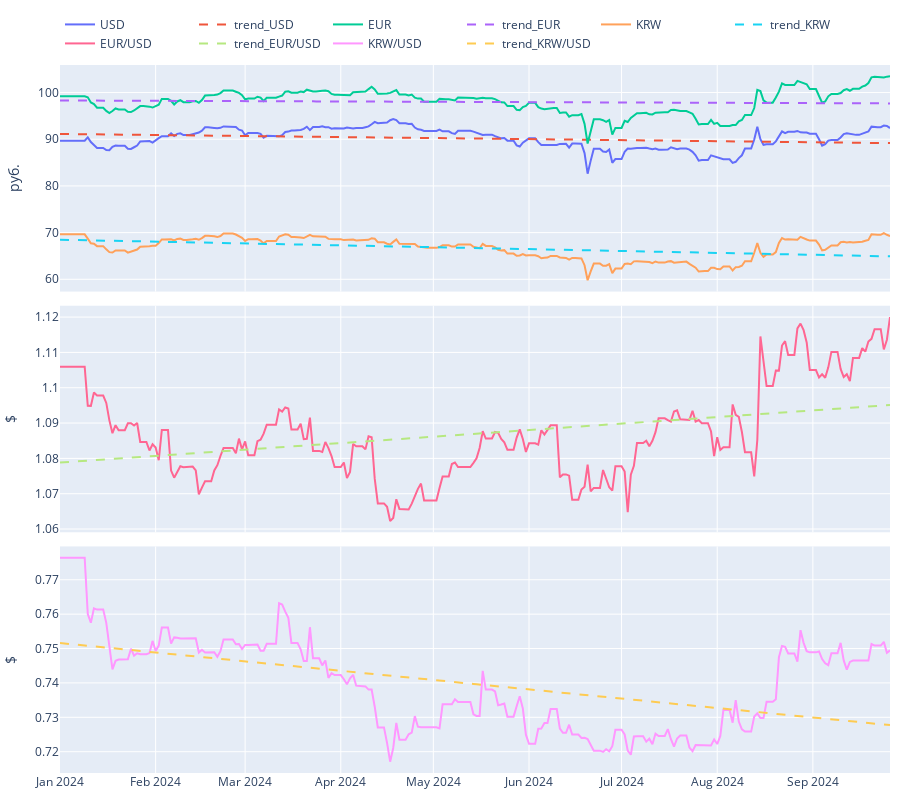

The notebook cell this image was saved under:
### Markdown cell above
1. Точность моделей для кросс-курсов лучше, чем для отдельных валют относительно рубля. Это можно объяснить тем, что кросс-курсы могут быть более стабильны, так как они отражают относительное изменение между двумя валютами, а не их взаимодействие с третьей (рублем).
2. Модели для USD, EUR и KRW относительно рубля имеют высокие значения ошибок (MSE и MAE) и низкие значения R², что указывает на слабое соответствие тренда реальным данным.
3. Для более точного предсказания валютных курсов относительно рубля, требуется более сложная модель, включающая дополнительные переменные, такие как макроэкономические показатели, цены на нефть и другие факторы.

### Code cell
fig = make_subplots(rows=3, cols=1, shared_xaxes=True, vertical_spacing=0.02)

fig.add_trace(go.Scatter(x=df['date'], y=df['USD'], name='USD'), row=1, col=1)
fig.add_trace(go.Scatter(x=df['date'], y=df['trend_USD'], name='trend_USD', line=dict(dash='dash')), row=1, col=1)
fig.add_trace(go.Scatter(x=df['date'], y=df['EUR'], name='EUR'), row=1, col=1)
fig.add_trace(go.Scatter(x=df['date'], y=df['trend_EUR'], name='trend_EUR', line=dict(dash='dash')), row=1, col=1)
fig.add_trace(go.Scatter(x=df['date'], y=df['KRW'], name='KRW'), row=1, col=1)
fig.add_trace(go.Scatter(x=df['date'], y=df['trend_KRW'], name='trend_KRW', line=dict(dash='dash')), row=1, col=1)
fig.add_trace(go.Scatter(x=df['date'], y=df['EUR/USD'], name='EUR/USD'), row=2, col=1)
fig.add_trace(go.Scatter(x=df['date'], y=df['trend_EUR/USD'], name='trend_EUR/USD', line=dict(dash='dash')), row=2, col=1)
fig.add_trace(go.Scatter(x=df['date'], y=df['KRW/USD'], name='KRW/USD'), row=3, col=1)
fig.add_trace(go.Scatter(x=df['date'], y=df['trend_KRW/USD'], name='trend_KRW/USD', line=dict(dash='dash')), row=3, col=1)
fig.update_layout(margin=dict(l=10, r=10, t=30, b=10),
                  legend=dict(orientation='h', yanchor='bottom', x=0, y=1.01),
                  height=800,
                  # width=1000
                )
fig.update_traces(hoverinfo='all', hovertemplate='Дата и время: %{x}<br>Курс: %{y:.2f}руб.', row=1, col=1)
fig.update_traces(hoverinfo='all', hovertemplate='Дата и время: %{x}<br>Курс: %{y:.2f}$.', row=2, col=1)
fig.update_traces(hoverinfo='all', hovertemplate='Дата и время: %{x}<br>Курс: %{y:.2f}$.', row=3, col=1)
fig.update_yaxes(title_text='руб.', row=1, col=1)
fig.update_yaxes(title_text='$', row=2, col=1)
fig.update_yaxes(title_text='$', row=3, col=1)

### Figure 1 — Plotly figure (JSON) as saved in the notebook; plotly's stock layout.template omitted (floating-point values rounded to 4 significant figures; data arrays with more than 128 entries replaced by an {"elided": "..."} marker saying what was removed)
{"data": [{"hoverinfo": "all", "hovertemplate": "Дата и время: %{x}<br>Курс: %{y:.2f}руб.", "name": "USD", "type": "scatter", "x": {"elided": "270 str values"}, "xaxis": "x", "y": {"elided": "270 float values"}, "yaxis": "y"}, {"hoverinfo": "all", "hovertemplate": "Дата и время: %{x}<br>Курс: %{y:.2f}руб.", "line": {"dash": "dash"}, "name": "trend_USD", "type": "scatter", "x": {"elided": "270 str values"}, "xaxis": "x", "y": {"elided": "270 float values"}, "yaxis": "y"}, {"hoverinfo": "all", "hovertemplate": "Дата и время: %{x}<br>Курс: %{y:.2f}руб.", "name": "EUR", "type": "scatter", "x": {"elided": "270 str values"}, "xaxis": "x", "y": {"elided": "270 float values"}, "yaxis": "y"}, {"hoverinfo": "all", "hovertemplate": "Дата и время: %{x}<br>Курс: %{y:.2f}руб.", "line": {"dash": "dash"}, "name": "trend_EUR", "type": "scatter", "x": {"elided": "270 str values"}, "xaxis": "x", "y": {"elided": "270 float values"}, "yaxis": "y"}, {"hoverinfo": "all", "hovertemplate": "Дата и время: %{x}<br>Курс: %{y:.2f}руб.", "name": "KRW", "type": "scatter", "x": {"elided": "270 str values"}, "xaxis": "x", "y": {"elided": "270 float values"}, "yaxis": "y"}, {"hoverinfo": "all", "hovertemplate": "Дата и время: %{x}<br>Курс: %{y:.2f}руб.", "line": {"dash": "dash"}, "name": "trend_KRW", "type": "scatter", "x": {"elided": "270 str values"}, "xaxis": "x", "y": {"elided": "270 float values"}, "yaxis": "y"}, {"hoverinfo": "all", "hovertemplate": "Дата и время: %{x}<br>Курс: %{y:.2f}$.", "name": "EUR/USD", "type": "scatter", "x": {"elided": "270 str values"}, "xaxis": "x2", "y": {"elided": "270 float values"}, "yaxis": "y2"}, {"hoverinfo": "all", "hovertemplate": "Дата и время: %{x}<br>Курс: %{y:.2f}$.", "line": {"dash": "dash"}, "name": "trend_EUR/USD", "type": "scatter", "x": {"elided": "270 str values"}, "xaxis": "x2", "y": {"elided": "270 float values"}, "yaxis": "y2"}, {"hoverinfo": "all", "hovertemplate": "Дата и время: %{x}<br>Курс: %{y:.2f}$.", "name": "KRW/USD", "type": "scatter", "x": {"elided": "270 str values"}, "xaxis": "x3", "y": {"elided": "270 float values"}, "yaxis": "y3"}, {"hoverinfo": "all", "hovertemplate": "Дата и время: %{x}<br>Курс: %{y:.2f}$.", "line": {"dash": "dash"}, "name": "trend_KRW/USD", "type": "scatter", "x": {"elided": "270 str values"}, "xaxis": "x3", "y": {"elided": "270 float values"}, "yaxis": "y3"}], "layout": {"height": 800, "legend": {"orientation": "h", "x": 0, "y": 1.01, "yanchor": "bottom"}, "margin": {"b": 10, "l": 10, "r": 10, "t": 30}, "xaxis": {"anchor": "y", "domain": [0, 1], "matches": "x3", "showticklabels": false}, "xaxis2": {"anchor": "y2", "domain": [0, 1], "matches": "x3", "showticklabels": false}, "xaxis3": {"anchor": "y3", "domain": [0, 1]}, "yaxis": {"anchor": "x", "domain": [0.68, 1], "title": {"text": "руб."}}, "yaxis2": {"anchor": "x2", "domain": [0.34, 0.66], "title": {"text": "$"}}, "yaxis3": {"anchor": "x3", "domain": [0, 0.32], "title": {"text": "$"}}}}
